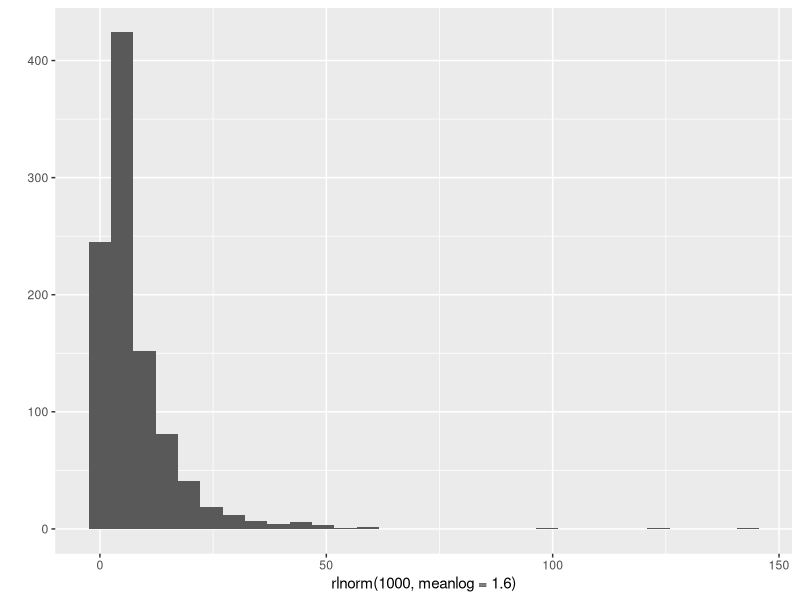

Write the R code that produced this figure.
## Power Analysis
## Andrew Morris
## 10/8/18

library(tidyverse)
library(pwr)

ss <- NULL
es <- .10
sig <- 0.05
pow = 0.80


pwr.t.test(power = pow, sig.level = sig, d = 0.5, n = NULL, type = "two.sample")


qplot(rlnorm(1000, meanlog = 1.6))
